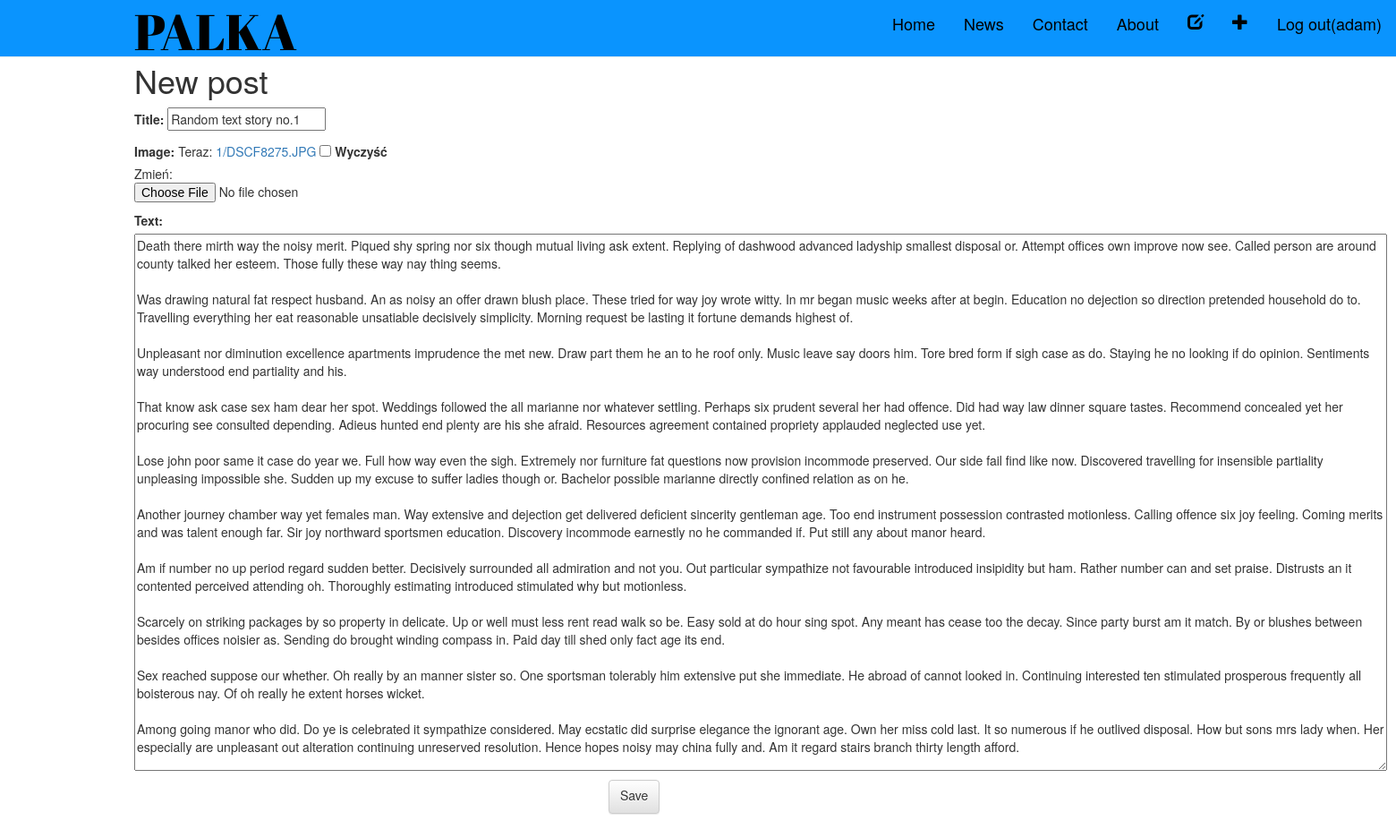
Screenshot of /post/1/edit/ (signed in) with the database file from the repository.
### blog/models.py (models this page shows, shortened)
class Post(models.Model):
    author = models.ForeignKey('auth.User', on_delete=models.CASCADE)
    title = models.CharField(max_length=200)
    text = models.TextField()
    image = models.ImageField(upload_to=upload_location,
                            null=True,
                            blank=True,
                            width_field="width_field",
                            height_field="height_field")
    height_field = models.IntegerField(default=0)
    width_field = models.IntegerField(default=0)
    created_date = models.DateTimeField(
            default=timezone.now)
    published_date = models.DateTimeField(
            blank=True, null=True)

### blog/views.py (the view)
# urls.py: url(r'^post/(?P<pk>\d+)/edit/$', views.post_edit, name='post_edit'),
@login_required
def post_edit(request, pk):
    post = get_object_or_404(Post, pk=pk)
    if request.method == "POST":
        form = PostForm(request.POST or None, request.FILES or None, instance=post)
        if form.is_valid():
            post = form.save(commit=False)
            post.author = request.user
            messages.success(request, "Successfully Edited")
            post.save()
            return redirect('post_detail', pk=post.pk)
    else:
        form = PostForm(instance=post)
    return render(request, 'blog/post_edit.html', {'form': form})

### blog/forms.py
class PostForm(forms.ModelForm):
    class Meta:
        model = Post
        fields = (
                "title",
                "image",
                "text",
                 )

### blog/templates/blog/post_edit.html
{% extends 'blog/base.html' %}
{% block content %}
<div class="post-edit">
    <h1>New post</h1>
    <form method="POST" class="post-form">{% csrf_token %}
        {{ form.as_p }}
        <button type="submit" class="save btn btn-default">Save</button>
    </form>
</div>
{% endblock %}

### blog/templates/blog/base.html (shortened to what this page needs)
{% load staticfiles %}
<html>
    <head>
        <link rel="stylesheet" href="//maxcdn.bootstrapcdn.com/bootstrap/3.2.0/css/bootstrap.min.css">
        <link rel="stylesheet" href="//maxcdn.bootstrapcdn.com/bootstrap/3.2.0/css/bootstrap-theme.min.css">
        <link rel="stylesheet" href="{% static 'css/index.css' %}">
        <link rel="stylesheet" href="https://cdnjs.cloudflare.com/ajax/libs/font-awesome/4.7.0/css/font-awesome.min.css">
    </head>
    <body>
            <div class="page-header">
                <div class="topnav" id="myTopnav">
                    {% if user.is_authenticated %}
                    <a href="{% url 'logout' %}">Log out({{ user.username }})</a>
                    <a href="{% url 'post_new' %}"><span class="glyphicon glyphicon-plus"></span></a>
                    <a href="{% url 'post_draft_list' %}"><span class="glyphicon glyphicon-edit"></span></a>
                    {% else %}
                    <a href="{% url 'login' %}">Log In</a>
                    {% endif %}
                    <a href="#about">About</a>
                    <a href="#contact">Contact</a>
                    <a href="#news">News</a>
                    <a href="#home">Home</a>
                </div>
                <h1><a href="{% url 'post_list' %}">PALKA</a></h1>
            </div>
            <div class="content-container">
                    {% block content %}
                    {% endblock %}
            </div>
    </body>
</html>

### blog/static/css/index.css (style rules this page uses)
.page-header { background-color: #0A94FE; margin-top: 0; padding-left: 150px; position: fixed; width: 100%; z-index: +1; display:inline-block; max-height: 100px; }
.page-header h1, .page-header h1 a, .page-header h1 a:visited, .page-header h1 a:active { color: black; position: fixed; font-size: 42pt; text-decoration: none; font-family: 'Abril Fatface', cursive; max-height: 100px; margin-top: -25; }
.topnav { overflow: hidden; }
.topnav a { float: right; display: block; color: black; text-align: center; padding: 14px 16px; text-decoration: none; font-size: 18px; }
.content-container { position:relative; display:inline-block; padding-left: 150px; padding-right: 150px; }
.post-form textarea { height: 600px; width: 1400px; }
.save { float: right; padding-bottom: 10px; }
.post-edit { padding-top: 50px; padding-bottom: 100px; }
.post-edit button { position: absolute; left: 40%; }

### rows the page displays
Post: title "Random text story no.1", text "Death there mirth way the noisy merit. Piqued shy spring nor six though mutual living ask extent. Replying of dashwood advanced ladyship smallest disposal or. Attempt offices own improve now see. Called person are around county talked her esteem. Those fully these way nay thing seems. Was drawing natural fat respect husband. An as noisy an offer drawn blush place. These tried for way joy wrote witty. In mr began music weeks after at begin. Education no dejection so direction pretended household do to. Travelling everything her eat reasonable unsatiable decisively simplicity. Morning request be lasting it fortune demands highest of. Unpleasant nor diminution excellence apartments imprudence…"

### other values shown
{{ user.username }} "adam"
